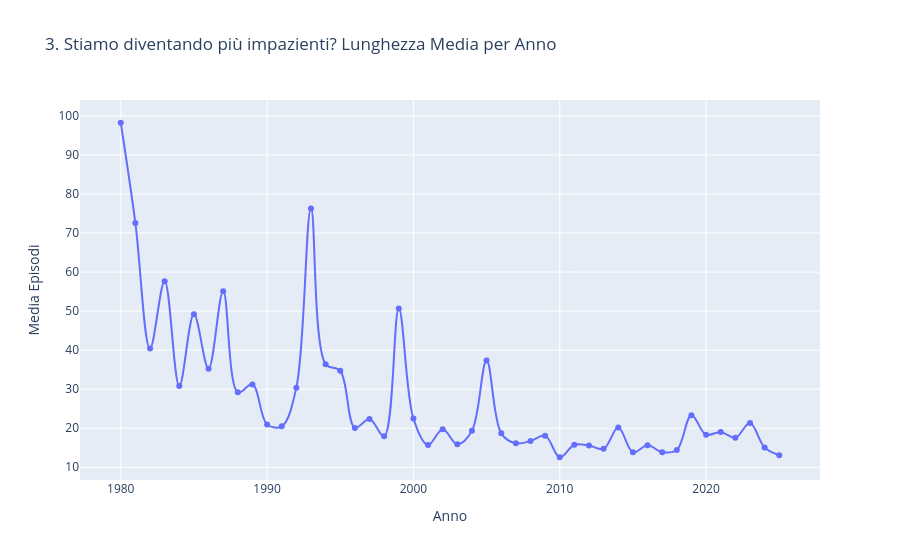

Source (notebook cell):
### Code cell
# 3 Trend Temporale
trend_df = df_clean[(df_clean['start_year'] >= 1980) & (df_clean['start_year'] <= 2025)]
yearly_avg = trend_df.groupby('start_year')['episodes'].mean().reset_index()

fig3 = px.line(yearly_avg, x='start_year', y='episodes',
              title='3. Stiamo diventando più impazienti? Lunghezza Media per Anno',
              markers=True, line_shape='spline',
              labels={'episodes': 'Media Episodi', 'start_year': 'Anno'})
fig3.show()

### Figure 1 — Plotly figure (JSON) as saved in the notebook; plotly's stock layout.template omitted (floating-point values rounded to 4 significant figures)
{"data": [{"hovertemplate": "Anno=%{x}<br>Media Episodi=%{y}<extra></extra>", "legendgroup": "", "line": {"color": "#636efa", "dash": "solid", "shape": "spline"}, "marker": {"symbol": "circle"}, "mode": "lines+markers", "name": "", "orientation": "v", "showlegend": false, "type": "scatter", "x": [1980.0, 1981.0, 1982.0, 1983.0, 1984.0, 1985.0, 1986.0, 1987.0, 1988.0, 1989.0, 1990.0, 1991.0, 1992.0, 1993.0, 1994.0, 1995.0, 1996.0, 1997.0, 1998.0, 1999.0, 2000.0, 2001.0, 2002.0, 2003.0, 2004.0, 2005.0, 2006.0, 2007.0, 2008.0, 2009.0, 2010.0, 2011.0, 2012.0, 2013.0, 2014.0, 2015.0, 2016.0, 2017.0, 2018.0, 2019.0, 2020.0, 2021.0, 2022.0, 2023.0, 2024.0, 2025.0], "xaxis": "x", "y": [98.24, 72.56, 40.39, 57.67, 30.81, 49.2, 35.24, 55.1, 29.19, 31.23, 20.96, 20.5, 30.39, 76.31, 36.42, 34.72, 20.09, 22.37, 17.93, 50.67, 22.48, 15.69, 19.76, 15.88, 19.34, 37.35, 18.69, 16.13, 16.72, 18.1, 12.57, 15.76, 15.58, 14.72, 20.18, 13.86, 15.62, 13.87, 14.43, 23.35, 18.32, 19.06, 17.55, 21.32, 15.08, 13.09], "yaxis": "y"}], "layout": {"legend": {"tracegroupgap": 0}, "title": {"text": "3. Stiamo diventando più impazienti? Lunghezza Media per Anno"}, "xaxis": {"anchor": "y", "domain": [0, 1], "title": {"text": "Anno"}}, "yaxis": {"anchor": "x", "domain": [0, 1], "title": {"text": "Media Episodi"}}}}
